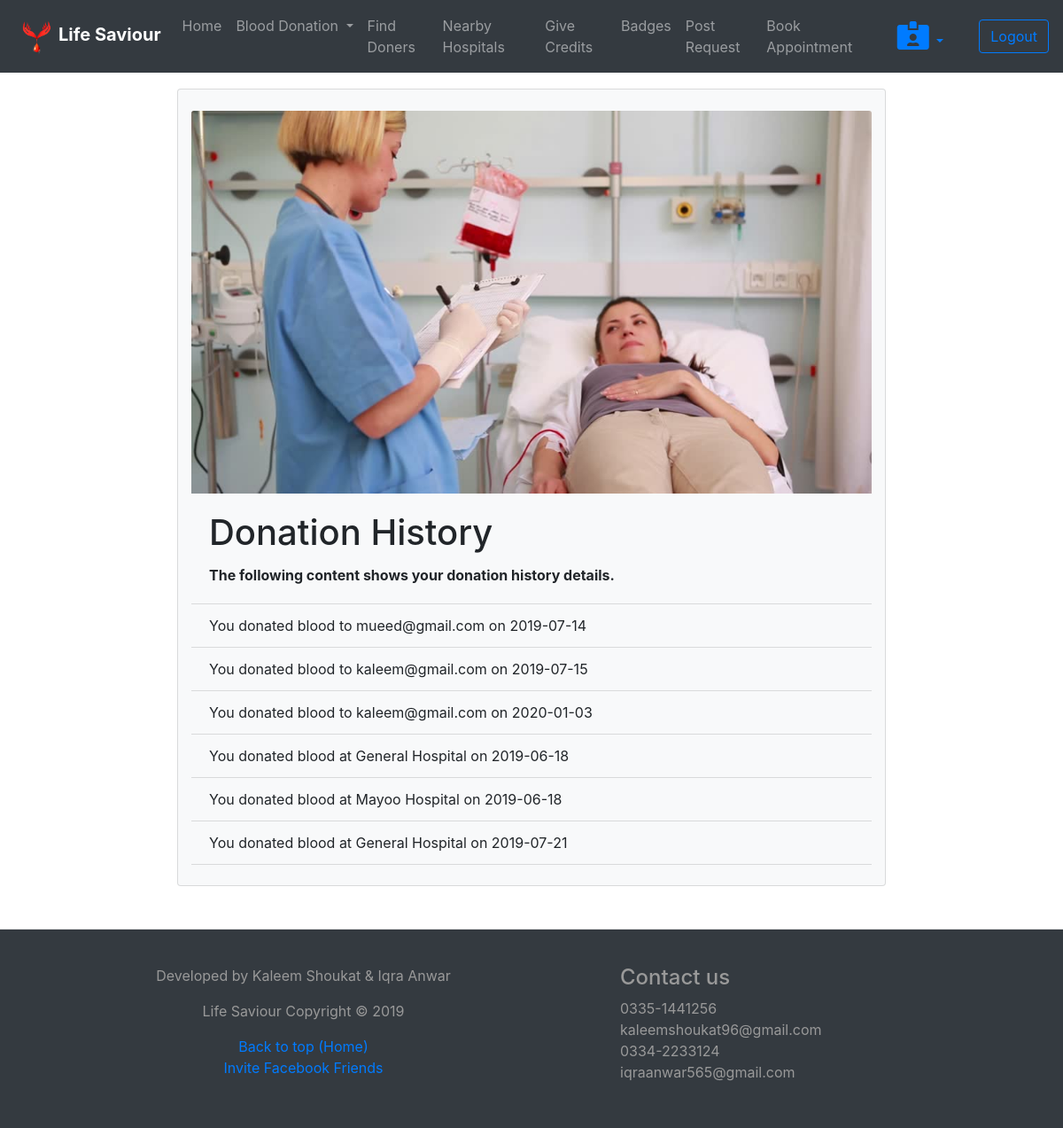
The app's page /history.php (signed in) with its own data.
### tables this page shows
CREATE TABLE `donation` (
  `id` int(11) NOT NULL,
  `user_from` varchar(225) NOT NULL,
  `user_to` varchar(225) NOT NULL,
  `don_count` int(2) NOT NULL,
  `date` date NOT NULL
);

CREATE TABLE `admin_don_count` (
  `id` int(11) NOT NULL,
  `email` varchar(255) NOT NULL,
  `hospital` varchar(20) NOT NULL,
  `admin_count` int(2) NOT NULL,
  `date` date NOT NULL
);

### history.php (the view, shortened to what this page needs)
<?php
$user_from=$_SESSION['email'];
?>
<!DOCTYPE html>
<html>
<head>
    <link rel="stylesheet" href="https://stackpath.bootstrapcdn.com/bootstrap/4.3.1/css/bootstrap.min.css">
	<link rel="stylesheet" type="text/css" href="vendor/style.css?v=1.4">
	<link rel="stylesheet" type="text/css" href="vendor/bootstrap/css/bootstrap.min.css">
</head>
<body>
<?php
   include('includes/header.php');
?>
<div style="padding-top: 100px;"></div>
<?php
$s= "SELECT * FROM donation WHERE user_from='$user_from'";
$result= mysqli_query($con, $s);
?>
<div class="container card bg-light" style="width: 50rem;">
	<br>
  <img class="card-img-top" src="images/img2.jpg" alt="Card image cap">
  <div class="card-body">
    <h1 class="card-title">Donation History</h1>
    <p class="card-text"><b>The following content shows your donation history details.</b></p>
  </div>
  <ul class="list-group list-group-flush bg-light">
<?php
while( $row = mysqli_fetch_assoc($result)){ ?>
    <li class="list-group-item bg-light">
    	<?php echo"You donated blood to ".$row['user_to']." on ".$row['date']."<br>"; ?>
    </li>
<?php
	}
$s= "SELECT * FROM admin_don_count WHERE email='$user_from'";
$result= mysqli_query($con, $s);
while( $row = mysqli_fetch_assoc($result)){ ?>
    <li class="list-group-item bg-light">
    	<?php echo"You donated blood at ".$row['hospital']." on ".$row['date']."<br>"; ?>
    </li>
<?php
	}
?>
	<br>
  </ul>
</div>
<br><br>
<?php
   include('includes/footer.php');
?>
</body>
</html>

### records on screen
donation: user_to "mueed@gmail.com", date "2019-07-14"
donation: user_to "kaleem@gmail.com", date "2019-07-15"
donation: user_to "kaleem@gmail.com", date "2020-01-03"
admin_don_count: hospital "General Hospital", date "2019-06-18"
admin_don_count: hospital "Mayoo Hospital", date "2019-06-18"
admin_don_count: hospital "General Hospital", date "2019-07-21"
